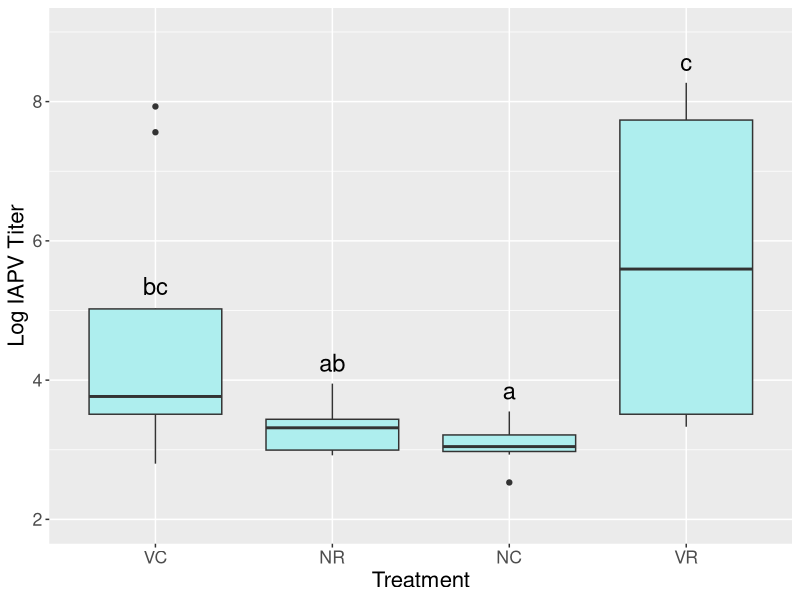
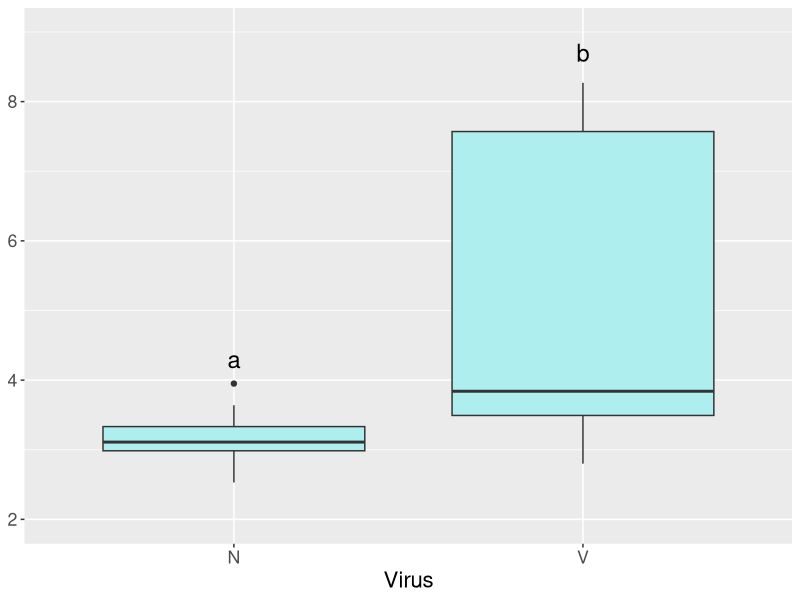
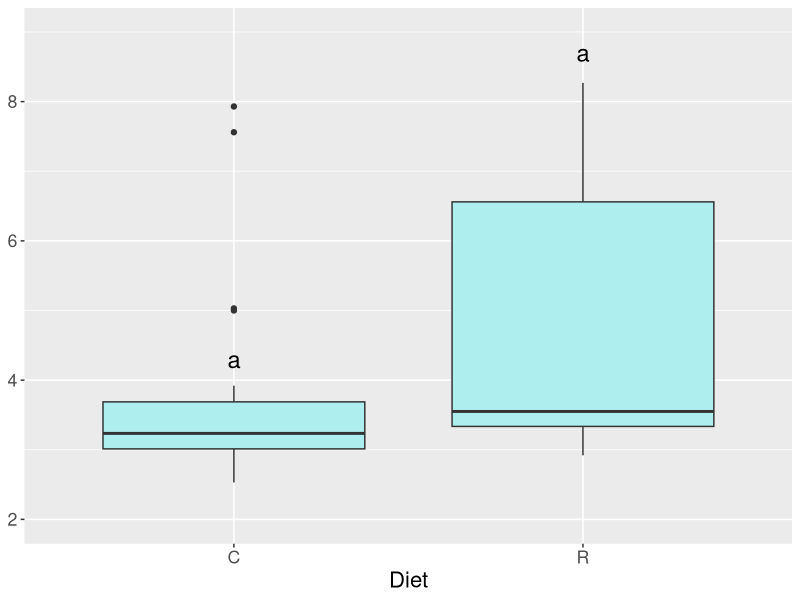
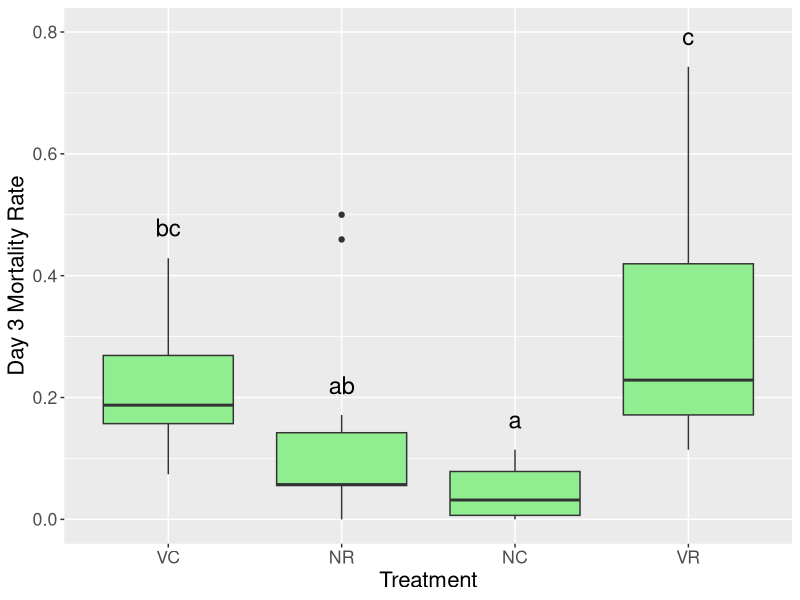
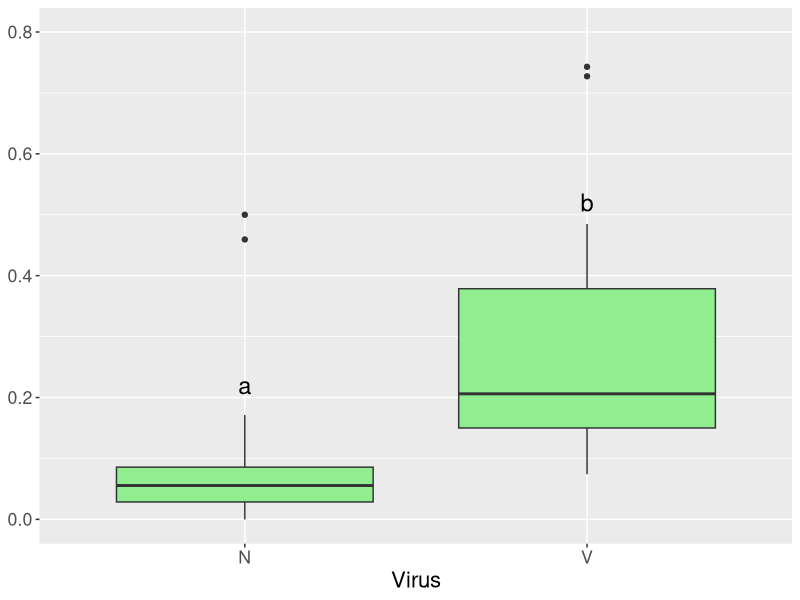
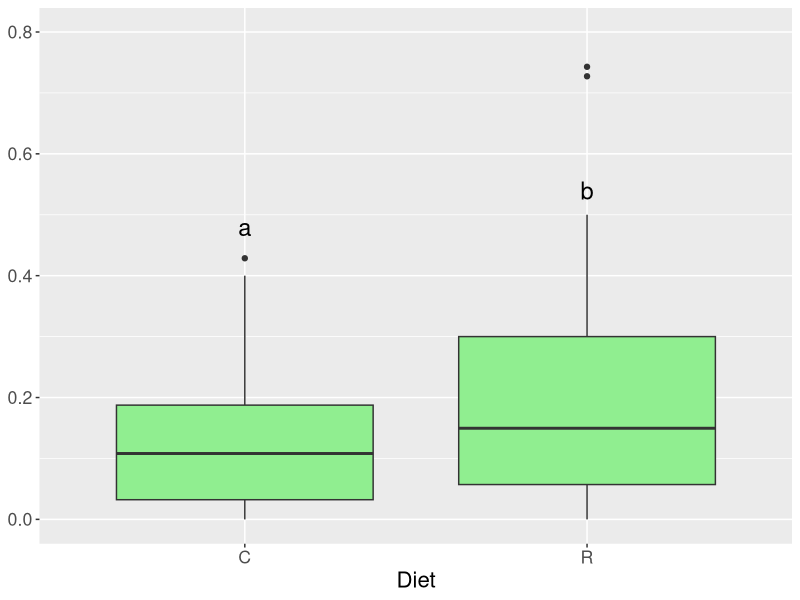

The R source for these figures, in order:
library(plyr)
library(ggplot2)
library(multcompView)
library(readr)
library(multcomp)
library(nlme)

################# Mortality ################# 

d <- read_csv("day3Mortality.csv")
d = as.data.frame(d)
attr(d, "spec") <- NULL
# Note: There are 14 NC; 15 VR, VC, NR
d = d[which(d$Treatment %in% c("None Chestnut", "None Rockrose", "Virus Chestnut", "Virus Rockrose")),]
d$Treatment

d$Treatment = as.factor(d$Treatment)
colnames(d)[3] = "Day3Mortality"
levels(d$Treatment) <- c('NC', 'NR', 'VC', 'VR')

d$Virus = sapply(d$Treatment, function(x) substr(x, 1, 1))
d$Diet = sapply(d$Treatment, function(x) substr(x, 2, 2))
d$Virus = as.factor(d$Virus)
d$Diet = as.factor(d$Diet)

# Main effects and interactive terms
lmeMortMain <- lme(Day3Mortality ~ Diet*Virus, data = d, random = ~1|Experiment)
anova(lmeMortMain)[["p-value"]]

# Treatment
lmeMortTreatment <- lme(Day3Mortality ~ Treatment, data = d, random = ~1|Experiment)
anova(lmeMortTreatment)[["p-value"]]

# Pairwise (with BH correction)
d$Treatment <- relevel(d$Treatment, ref = "NC")
lmemort1 = lme(Day3Mortality ~ Treatment, data=d, random = ~1|Experiment) 
pval1 = summary(lmemort1)$tTable[,5][2:4]
d$Treatment <- relevel(d$Treatment, ref = "NR")
lmemort2 = lme(Day3Mortality ~ Treatment, data=d, random = ~1|Experiment) 
pval2 = summary(lmemort2)$tTable[,5][3:4]
d$Treatment <- relevel(d$Treatment, ref = "VC")
lmemort3 = lme(Day3Mortality ~ Treatment, data=d, random = ~1|Experiment) 
pval3 = summary(lmemort3)$tTable[,5][4]
mortpval = c(pval1, pval2, pval3)
p.adjust(mortpval, "BH")

# Plot Mortality (All)
labelDF = data.frame(plot.labels=c("NR","VC","VR","NC"), labels = c("ab","bc","c","a"), V1 = c(0.22, 0.479, 0.793, 0.164))
plotMortality = ggplot(d, aes(x=Treatment, y=Day3Mortality)) + geom_boxplot(fill="palegreen2") + geom_text(data = labelDF, size = 6, aes(x = plot.labels, y = V1, label = labels)) + ylab("Day 3 Mortality Rate") + theme_gray() + ylim(0,0.8) + theme(text=element_text(size=16))

# Plot Mortality (N vs V)
labelDF = data.frame(plot.labels=c("N","V"), labels = c("a","b"), V1 = c(0.22, 0.52))
plotMortality2 = ggplot(d, aes(x=Virus, y=Day3Mortality)) + geom_boxplot(fill="palegreen2") + geom_text(data = labelDF, size = 6, aes(x = plot.labels, y = V1, label = labels)) + theme_gray() + ylim(0,0.8) +theme(axis.title.y=element_blank(), text=element_text(size=16))

# Plot Mortality (R vs C)
labelDF = data.frame(plot.labels=c("C","R"), labels = c("a","b"), V1 = c(0.48, 0.54))
plotMortality3 = ggplot(d, aes(x=Diet, y=Day3Mortality)) + geom_boxplot(fill="palegreen2") + geom_text(data = labelDF, size = 6, aes(x = plot.labels, y = V1, label = labels)) + theme_gray() + ylim(0,0.8)+theme(axis.title.y=element_blank(), text=element_text(size=16))

################# IAPV ################# 

d <- read_delim("logIAPV.csv", "\t", escape_double = FALSE, trim_ws = TRUE)
d = as.data.frame(d)
attr(d, "spec") <- NULL
d = d[which(d$treatment %in% c("None Chestnut", "None Rockrose", "Virus Chestnut", "Virus Rockrose")),]

d$treatment = as.factor(d$treatment)
colnames(d)[3] = "logIAPV"
levels(d$treatment) <- c('NC', 'NR', 'VC', 'VR')
colnames(d)[1] <- "Treatment"

d$Virus = sapply(d$Treatment, function(x) substr(x, 1, 1))
d$Diet = sapply(d$Treatment, function(x) substr(x, 2, 2))
d$Virus = as.factor(d$Virus)
d$Diet = as.factor(d$Diet)

# Main effects and interactive terms
lmeMortMain <- lme(logIAPV ~ Diet*Virus, data = d, random = ~1|Experiment)
anova(lmeMortMain)[["p-value"]]

# Treatment
lmeMortTreatment <- lme(logIAPV ~ Treatment, data = d, random = ~1|Experiment)
anova(lmeMortTreatment)[["p-value"]]

# Pairwise (with BH correction)
d$Treatment <- relevel(d$Treatment, ref = "NC")
lmemort1 = lme(logIAPV ~ Treatment, data=d, random = ~1|Experiment) 
pval1 = summary(lmemort1)$tTable[,5][2:4]
d$Treatment <- relevel(d$Treatment, ref = "NR")
lmemort2 = lme(logIAPV ~ Treatment, data=d, random = ~1|Experiment) 
pval2 = summary(lmemort2)$tTable[,5][3:4]
d$Treatment <- relevel(d$Treatment, ref = "VC")
lmemort3 = lme(logIAPV ~ Treatment, data=d, random = ~1|Experiment) 
pval3 = summary(lmemort3)$tTable[,5][4]
mortpval = c(pval1, pval2, pval3)
p.adjust(mortpval, "BH")

# Plot IAPV (All)
labelDF = data.frame(plot.labels=c("NR","VC","VR","NC"), labels = c("ab","bc","c","a"), V1 = c(4.25, 5.35, 8.57, 3.85))
plotIAPV = ggplot(d, aes(x=Treatment, y=logIAPV)) + geom_boxplot(fill="paleturquoise2") + geom_text(data = labelDF, size = 6, aes(x = plot.labels, y = V1, label = labels)) + ylab("Log IAPV Titer") +theme_gray() + theme(text=element_text(size=16)) + ylim(2,9)

# Plot IAPV (N vs V)
labelDF = data.frame(plot.labels=c("N","V"), labels = c("a","b"), V1 = c(4.3, 8.7))
plotIAPV2 = ggplot(d, aes(x=Virus, y=logIAPV)) + geom_boxplot(fill="paleturquoise2") + geom_text(data = labelDF, size = 6, aes(x = plot.labels, y = V1, label = labels)) +theme_gray() + theme(axis.title.y=element_blank(), text=element_text(size=16)) +ylim(2,9)

# Plot IAPV (R vs C)
labelDF = data.frame(plot.labels=c("C","R"), labels = c("a","a"), V1 = c(4.3, 8.7))
plotIAPV3 = ggplot(d, aes(x=Diet, y=logIAPV)) + geom_boxplot(fill="paleturquoise2") + geom_text(data = labelDF, size = 6, aes(x = plot.labels, y = V1, label = labels)) +theme_gray() + theme(axis.title.y=element_blank(), text=element_text(size=16)) +ylim(2,9)
